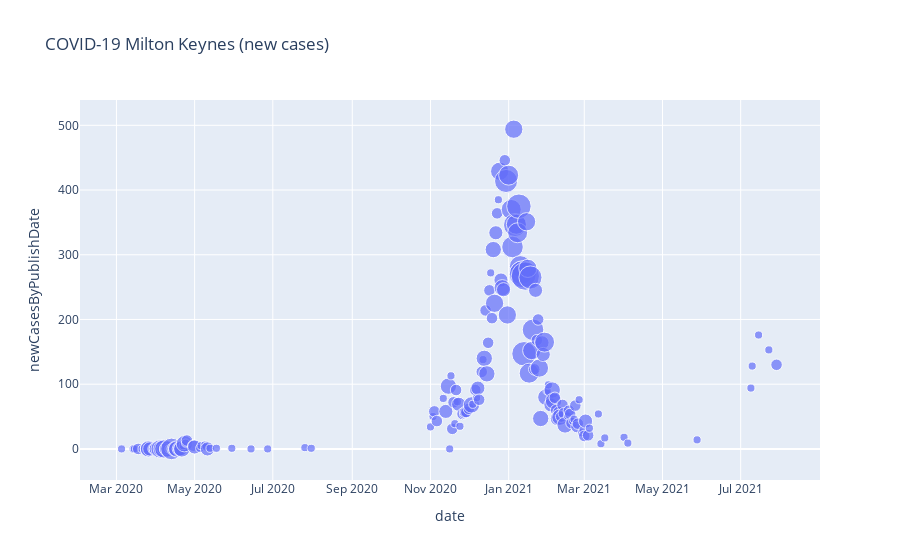

Write notebook code for a chart like this one.
### Code cell
# using plotly express
df = df.dropna()
fig = px.scatter(df, x='date', y='newCasesByPublishDate', size="newDeaths28DaysByDeathDate", title="COVID-19 Milton Keynes (new cases)")
fig.show()

### Figure 1 — Plotly figure (JSON) as saved in the notebook; plotly's stock layout.template omitted (floating-point values rounded to 4 significant figures; data arrays with more than 128 entries replaced by an {"elided": "..."} marker saying what was removed)
{"data": [{"hovertemplate": "date=%{x}<br>newCasesByPublishDate=%{y}<br>newDeaths28DaysByDeathDate=%{marker.size}<extra></extra>", "legendgroup": "", "marker": {"color": "#636efa", "size": {"elided": "514 int values"}, "sizemode": "area", "sizeref": 0.03, "symbol": "circle"}, "mode": "markers", "name": "", "orientation": "v", "showlegend": false, "type": "scatter", "x": {"elided": "514 str values"}, "xaxis": "x", "y": {"elided": "514 int values"}, "yaxis": "y"}], "layout": {"legend": {"itemsizing": "constant", "tracegroupgap": 0}, "title": {"text": "COVID-19 Milton Keynes (new cases)"}, "xaxis": {"anchor": "y", "domain": [0, 1], "title": {"text": "date"}}, "yaxis": {"anchor": "x", "domain": [0, 1], "title": {"text": "newCasesByPublishDate"}}}}
